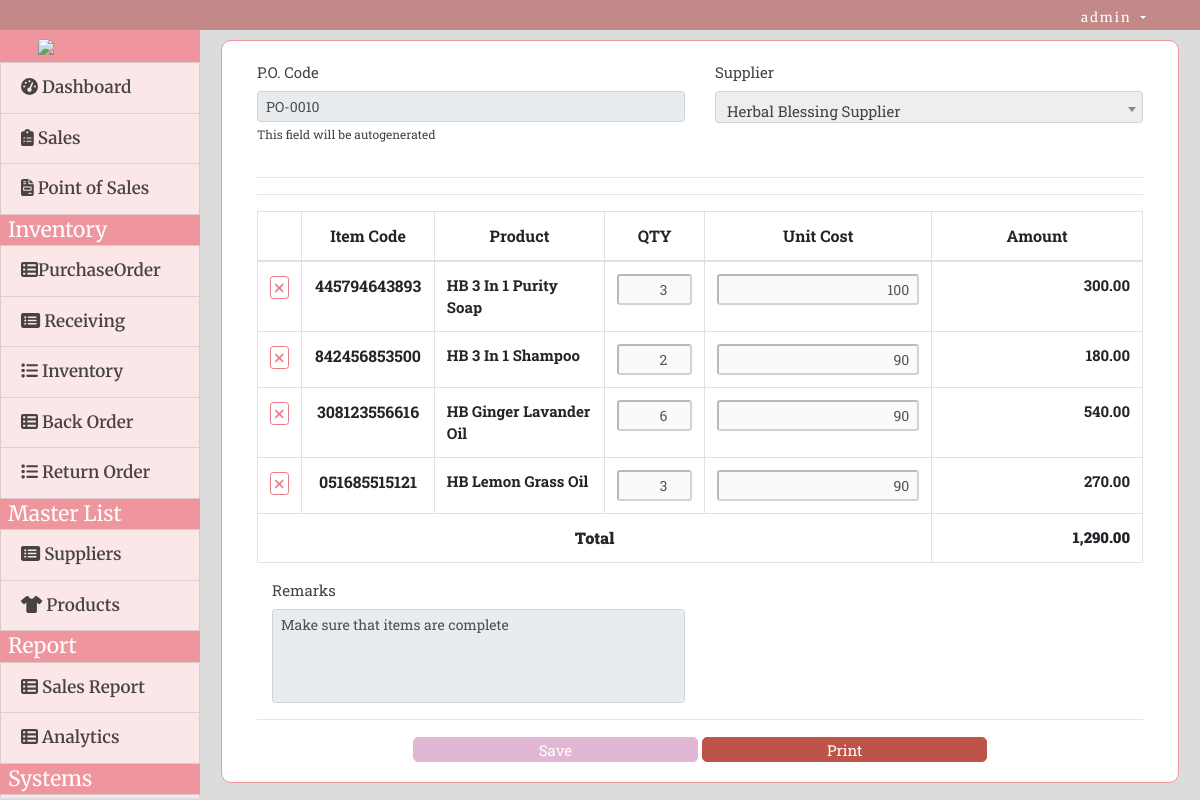
The page /index.php?page=manage_po&id=16 (signed in) on the database its author committed.
### tables this page shows
CREATE TABLE `po_items` (
  `id` int(30) NOT NULL,
  `po_id` int(30) NOT NULL,
  `item_id` int(30) NOT NULL,
  `qty` int(30) NOT NULL,
  `price` float NOT NULL,
  `date_created` datetime NOT NULL DEFAULT current_timestamp()
);

CREATE TABLE `items` (
  `id` int(30) NOT NULL,
  `supplier_id` int(30) DEFAULT NULL,
  `item_code` varchar(100) NOT NULL,
  `name` varchar(200) NOT NULL,
  `description` text NOT NULL,
  `size` varchar(10) NOT NULL,
  `price` float NOT NULL,
  `alert_min` int(10) NOT NULL DEFAULT 20,
  `alert_max` int(10) NOT NULL DEFAULT 100,
  `date_created` datetime NOT NULL DEFAULT current_timestamp()
);

### manage_po.php (the view, shortened to what this page needs)
<?php include "db_connect.php" ?>
<?php
if(isset($_GET['id'])){
	$stock = $conn->query("SELECT p.*,i.item_code,i.name FROM po_items p inner join items i on p.item_id = i.id  where p.po_id = '{$id}' ");
}
?>
<div class="col-lg-12">
	<div class="card">
		<div class="card-body">
			<div class="col-md-12">
				<form id="manage-purchase_order">
					<div class="row">
						<div class="form-group col-sm-6">
							<label class="control-label">P.O. Code</label>
							<input type="text" min='1' class="form-control form-control-sm " id="po_code" name="po_code" value="<?php echo isset($po_code) ? $po_code : '' ?>" readonly >
							<small>This field will be autogenerated</small>
						</div>
						<div class="form-group col-sm-6">
							<label class="control-label">Supplier</label>
						</div>
					</div>
					<hr>
						<hr>
						<table class="table table-bordered" id="prod-list">
							<thead>
								<tr>
									<th class="text-center" width="5%"></th>
									<th class="text-center" width="15%">Item Code</th>
									<th class="text-center" width="20%">Product</th>
									<th class="text-center" width="10%">QTY</th>
									<th class="text-center" width="15%">Unit Cost</th>
									<th class="text-center" width="25%">Amount</th>
								</tr>
							</thead>
							<tbody>
								<?php
									if(isset($stock)):
									while($row=$stock->fetch_assoc()):
								?>
								<tr data-id="<?php echo $row['item_id'] ?>">
									<td class="text-center">
										<button class="btn btn-sm btn-outline-danger rem_list" type="button"><i class="fa fa-times"></i></button>
									</td>
									<td class="text-center">
										<b class="item_code"><?php echo $row['item_code'] ?></b>
									</td>
									<td class="">
										<b class="pname"><?php echo ucwords($row['name']) ?></b>
									</td>
									<td class="text-center">
										<input type="number" class="form-control-sm text-right" name="qty[]" value="<?php echo $row['qty'] ?>">
									</td>
									<td class="text-center">
										<input type="text" class="form-control-sm number text-right" name="cost[]" value="<?php echo number_format($row['price']) ?>">
									</td>
									<td class="text-right">
										<b class="amount text-right"></b>
									</td>
								</tr>
								<?php endwhile; ?>
								<?php endif; ?>
							</tbody>
							<tfoot>
								<tr>
									<th class="text-center" colspan="5"><b>Total</b></th>
									<th class="text-right">
										<b class="tamount" id="total_amount">0.00</b>
									</th>
								</tr>
							</tfoot>
						</table>
                        <div class="form-group col-sm-6">
							<label class="control-label">Remarks</label>
							<textarea rows="4" class="form-control form-control-sm " id="remarks" name="remarks" required style="resize:none"><?php echo isset($remarks) ? $remarks : '' ?></textarea>
						</div>
					<hr>
					<div class="col-md-12 text-center">
						<button class="btn btn-sm btn-primary col-sm-4" style="width:300px; border-radius:5px; background-color:#D291BC; border-color:#d291bc; color:white; height:25px; font-size:15px;">Save</button>
						<?php if(isset($id) && !empty($id)): ?>
						<button class="btn btn-sm btn-success col-sm-4" style="width:300px; border-radius:5px; background-color:#bc5449; border-color:#bc5449; color:white; height:25px; font-size:15px;" type="button" id="print">Print</button>
						<?php endif; ?>
					</div>
				</form>
			</div>
		</div>
	</div>
</div>

### assets/css/style.css (style rules this page uses)
body { font-family: "Open Sans", sans-serif; color: #444444; width: 100%; height: calc(100%); font-size: 12px; }
.btn-sm { padding: .0001rem .2rem; }

### index.php (style rules this page uses)
body { background: #80808045; }

### manage_po.php (style rules this page uses)
.text-center { font-size:16px; }
.card { border-color:#ee959e; font-family: 'Raleway', sans-serif; font-family: 'Roboto Slab', serif; border-radius:10px; font-size:15px; }
input[name="qty[]"] { width: 75px }

### rows shown on the page
po_items: item.item_code "445794643893", item.name "HB 3 In 1 Purity Soap", qty "3", price "100"
po_items: item.item_code "842456853500", item.name "HB 3 In 1 Shampoo", qty "2", price "90"
po_items: item.item_code "308123556616", item.name "HB Ginger Lavander Oil", qty "6", price "90"
po_items: item.item_code "051685515121", item.name "HB Lemon Grass Oil", qty "3", price "90"

### other values the page prints
$_SESSION['login_name'] "admin"
